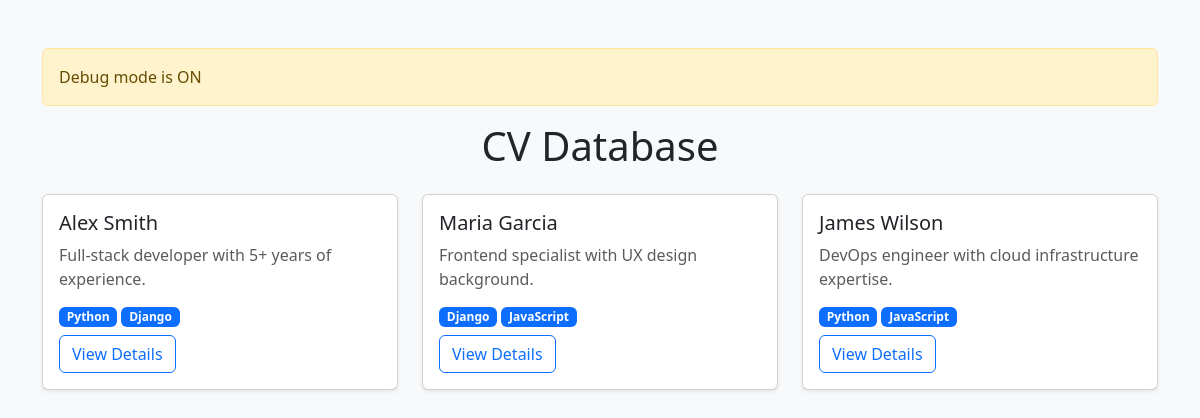
The page / on the database its author committed.
### main/models.py (models this page shows, shortened)
class CV(models.Model):
    first_name = models.CharField(max_length=100)
    last_name = models.CharField(max_length=100)
    bio = models.TextField()
    skills = models.ManyToManyField(Skill, blank=True)
    projects = models.ManyToManyField(Project, blank=True)
    contacts = models.JSONField(default=dict)  # Stores email, phone, LinkedIn, etc.
    created_at = models.DateTimeField(auto_now_add=True, null=True)
    updated_at = models.DateTimeField(auto_now=True, null=True)

class Skill(models.Model):
    name = models.CharField(max_length=100)
    proficiency = models.PositiveSmallIntegerField(default=1)

### main/views.py (the view)
# urls.py: path('', views.cv_list, name='cv_list'),
def cv_list(request):
    cvs = CV.objects.all().prefetch_related('skills', 'projects')
    return render(request, 'main/cv_list.html', {'cvs': cvs})

### main/context_processors.py (called while the page is built)
def settings_context(request):
    safe_settings = {
        'DEBUG': settings.DEBUG,
        'LANGUAGE_CODE': settings.LANGUAGE_CODE,
        'TIME_ZONE': settings.TIME_ZONE,
        'INSTALLED_APPS': settings.INSTALLED_APPS,
        'DATABASES': {
            'default': {
                'ENGINE': settings.DATABASES['default']['ENGINE'],
                'NAME': settings.DATABASES['default']['NAME'],
            }
        }
    }
    return {'settings': safe_settings}

### main/templates/main/cv_list.html (shortened to what this page needs)
<!DOCTYPE html>
<html lang="en">
<head>
  <link href="https://cdn.jsdelivr.net/npm/bootstrap@5.3.0/dist/css/bootstrap.min.css" rel="stylesheet">
</head>
<body class="bg-light">
  <div class="container py-5">
    {% if settings.DEBUG %}
    <div class="alert alert-warning">
      Debug mode is ON
    </div>
    {% endif %}
    <h1 class="text-center mb-4">CV Database</h1>
    <div class="row g-4">
      {% for cv in cvs %}
      <div class="col-md-6 col-lg-4">
        <div class="card h-100 shadow-sm">
          <div class="card-body">
            <h5 class="card-title">{{ cv.first_name }} {{ cv.last_name }}</h5>
            <p class="card-text text-muted">{{ cv.bio|truncatewords:15 }}</p>
            <div class="d-flex flex-wrap gap-1 mb-2">
              {% for skill in cv.skills.all|slice:":3" %}
              <span class="badge bg-primary">{{ skill.name }}</span>
              {% endfor %}
            </div>
            <a href="{% url 'main:cv_detail' cv.id %}" class="btn btn-outline-primary">View Details</a>
          </div>
        </div>
      </div>
      {% endfor %}
    </div>
  </div>
</body>
</html>

### rows shown on the page
CV: first_name "Alex", last_name "Smith", bio "Full-stack developer with 5+ years of experience."
Skill: name "Python"
Skill: name "Django"
CV: first_name "Maria", last_name "Garcia", bio "Frontend specialist with UX design background."
Skill: name "JavaScript"
CV: first_name "James", last_name "Wilson", bio "DevOps engineer with cloud infrastructure expertise."
